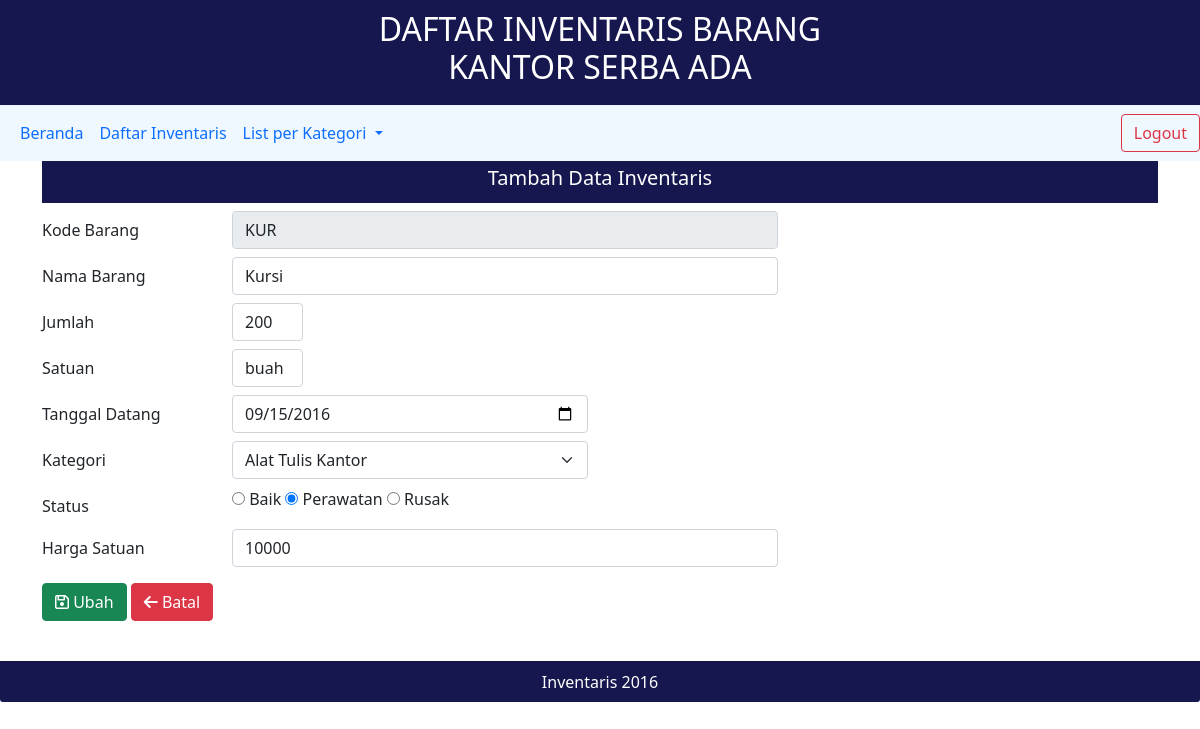
Screenshot of /ubah.php?ubah=KUR (signed in) with the database file from the repository.
### tables this page shows
CREATE TABLE `inventaris` (
  `kode_barang` varchar(10) NOT NULL,
  `nama_barang` varchar(30) NOT NULL,
  `jumlah` int(11) NOT NULL,
  `satuan` varchar(15) NOT NULL,
  `tgl_datang` date NOT NULL,
  `kategori` varchar(20) NOT NULL,
  `status_barang` varchar(20) NOT NULL,
  `harga` int(20) NOT NULL
);

### crud.php (called while the page is built, shortened)
<?php
include "koneksi.php";
if(isset($_GET['ubah'])){
    $kode_barang    = $_GET['ubah'];
    $query = mysqli_query($koneksi,"SELECT * FROM inventaris WHERE kode_barang = '$kode_barang'");
    $data  = mysqli_fetch_array($query);
    $kode_barang = $data['kode_barang'];
    $nama_barang = $data['nama_barang'];
    $jumlah = $data['jumlah'];
    $satuan = $data['satuan'];
    $tgl_datang = $data['tgl_datang'];
    $kategori = $data['kategori'];
    $status_barang = $data['status_barang'];
    $harga = $data['harga'];
}
?>

### ubah.php (the view, shortened to what this page needs)
<?php
    include "koneksi.php";
    include "crud.php";
?>
<!DOCTYPE html>
<html lang="en">
<head>
  <link href="https://cdn.jsdelivr.net/npm/bootstrap@5.0.0-beta1/dist/css/bootstrap.min.css" rel="stylesheet">
  <link rel="stylesheet" href="style.css">
</head>
<body>
    <div class="header">
        <h2 >DAFTAR INVENTARIS BARANG <br> KANTOR SERBA ADA</h2>
    </div>
    <?php include("header.php") ?>
    <div class="container">
        <div class="sub">
            <h5>Tambah Data Inventaris</h5>
        </div>
        <form method="POST" action="crud.php">
            <div class="form-group row mb-2 mt-2">
                <label class="col-sm-2 col-form-label">Kode Barang</label>
                <div class="col-sm-6">
                <?php
                  if(isset($_GET['ubah'])) {
                ?>
                    <input type="text" class="form-control" name="kode_barang" placeholder="Kode Barang" <?php echo "value='$kode_barang'"?> <?php echo "readonly";?>>
                </div>
                <?php }?>
            </div>
            <div class="form-group row mb-2">
                <label class="col-sm-2 col-form-label">Nama Barang</label>
                <div class="col-sm-6">
                    <input type="text" class="form-control" name="nama_barang" placeholder="Nama Barang" value="<?php echo $nama_barang ?>">
                </div>
            </div>
            <div class="form-group row mb-2">
                <label class="col-sm-2 col-form-label">Jumlah</label>
                <div class="col-sm-1">
                    <input type="text" class="form-control" name="jumlah" placeholder="Jumlah" value="<?php echo $jumlah ?>">
                </div>
            </div>
            <div class="form-group row mb-2">
                <label class="col-sm-2 col-form-label">Satuan</label>
                <div class="col-sm-1">
                    <input type="text" class="form-control" name="satuan" placeholder="Satuan" value="<?php echo $satuan ?>">
                </div>
            </div>
            <div class="form-group row mb-2">
                <label class="col-sm-2 col-form-label">Tanggal Datang</label>
                <div class="col-sm-4">
                    <input type="date" class="form-control" name="tgl_datang" placeholder="Tanggal Datang" value="<?php echo $tgl_datang ?>">
                </div>
            </div>
            <div class="form-group row mb-2">
                <label class="col-sm-2 col-form-label">Kategori</label>
                <div class="col-sm-4">
                    <select class="form-select" name="kategori" id="kategori">
                    <option value="Alat Tulis" <?php if($kategori == "Alat Tulis") echo "selected" ?>>Alat Tulis Kantor</option>
                    </select>
                </div>
            </div>
            <div class="form-group row mb-1">
                <label class="col-sm-2 col-form-label">Status</label>
                <div class="col-sm-8">
                    <input type="radio" id="Baik" name="status_barang" value="Baik" <?php if($status_barang == "Baik") echo "checked" ?>>
                    <label for="male">Baik</label>
                    <input type="radio" id="Perawatan" name="status_barang" value="Perawatan" <?php if($status_barang == "Perawatan") echo "checked" ?>>
                    <label for="female">Perawatan</label>
                    <input type="radio" id="Rusak" name="status_barang" value="Rusak" <?php if($status_barang == "Rusak") echo "checked" ?>>
                    <label for="other">Rusak</label>
                </div>
            </div>
            <div class="form-group row mb-3">
                <label class="col-sm-2 col-form-label">Harga Satuan</label>
                <div class="col-sm-6">
                    <input type="text" class="form-control" name="harga" placeholder="Harga Satuan" value="<?php echo $harga ?>">
                </div>
            </div>
            <button type="submit" class="btn btn-success" name="update"><i class="far fa-save"></i></i> Ubah</button>
            <a  href="inventaris.php" class="btn btn-danger"><i class="fas fa-arrow-left"></i> Batal</a>
        </form>
    </div>
    <div class="card-footer text-white">
    Inventaris 2016
    </div>
</body>

### style.css (style rules this page uses)
.header { width: 100%; height: 100%; display: block; background-color: #16174f; padding: 10px 20px; text-align: center; color: white; }
.container { width: 100%; height: 500px; background-color: white; align-items: center; }
.card-footer { text-align: center; background-color: #16174f; }
.sub { width: 100%; background-color: #16174f; padding: 5px; text-align: center; color: white; }

### rows the page displays
inventaris: kode_barang "KUR", nama_barang "Kursi", jumlah "200", satuan "buah", tgl_datang "09/15/2016", kategori "Alat Tulis Kantor", status_barang "☑", harga "10000"
